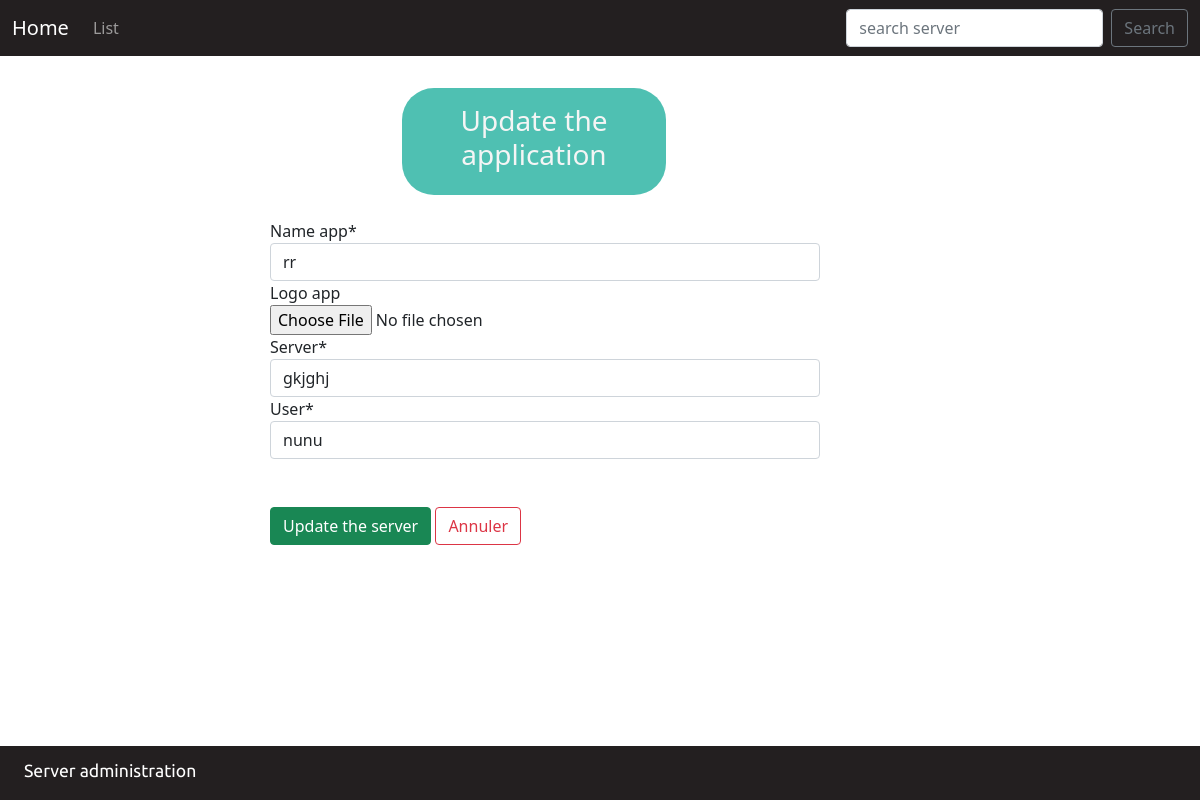
/update_applications/4, run on the app's committed database.
### crud_main/models.py (models this page shows, shortened)
class application(models.Model):
    app_id = models.UUIDField(default=uuid.uuid4, unique=True, blank=False, primary_key=False, editable=False)
    name_app = models.CharField(max_length=45)
    logo_app = models.ImageField(null = True, blank = True)
    server = models.ForeignKey(server, on_delete=models.CASCADE)
    user = models.ForeignKey("user", on_delete=models.CASCADE)
    class Meta:
        ordering = ["name_app"]
        verbose_name_plural = "Apps"

class server(models.Model):
    server_id = models.UUIDField(default=uuid.uuid4, unique=True, primary_key=True, editable=False)
    name = models.CharField(max_length=45)
    type_of_server = models.ForeignKey(type_of_server, on_delete=models.CASCADE)
    processor_number = models.CharField(max_length=45, blank=False)
    memory_capacity = models.CharField(max_length=45)
    storage_capacity = models.CharField(max_length=45)
    class Meta:
        ordering = ["name"]
        verbose_name_plural = "Servers"
    def __str__(self):
        return self.name

class user(models.Model):
    user_id = models.UUIDField(default=uuid.uuid4, unique=True, primary_key=True, editable=False)
    user_name = models.CharField(max_length=45)
    sur_name = models.CharField(max_length=45)
    email = models.EmailField()
    class Meta:
        ordering = ["user_id"]
        verbose_name_plural = "Users"
    def __str__(self):
        return self.user_name

### crud_main/views.py (the view)
# urls.py: path('update_applications/<applications_id>', views.update_applications, name = "update_applications"),
def update_applications(request, applications_id):
    updateObject = application.objects.get(pk=applications_id)
    form = applicationsForm(request.POST or None, instance=updateObject)
    if form.is_valid():
        form.save()
        return redirect('crud_main:list')
    return render(request, 'crud_main/update_applications.html', {'updateObject':updateObject, 'form':form} )

### crud_main/forms.py
class applicationsForm(ModelForm):
    class Meta:
        model = application
        fields = '__all__'

### crud_main/templates/crud_main/update_applications.html (shortened to what this page needs)
{% extends 'base.html' %}
{% load crispy_forms_tags %}
{% block content %}
<div class="lol">
    <center>
        <section class="tete">
            <h3> Update the application {{application}} </h3>
        </section>
    </center>
    <form action="" method="post">
            <div class="form-row">
                <div class="form-group col-sm-6 col-md-10">
                    {{ form.name_app|as_crispy_field }}
                </div>
            </div>
            <div class="form-row">
                <div class="form-group col-sm-6 col-md-10">
                    {{ form.logo_app|as_crispy_field }}
                </div>
            </div>
            <div class="form-row">
                <div class="form-group col-sm-6 col-md-10">
                    {{ form.server|as_crispy_field }}
                </div>
            </div>
            <div class="form-row">
                <div class="form-group col-sm-6 col-md-10">
                    {{ form.user|as_crispy_field }}
                </div>
            </div>
        <br></br>
        <input class="btn btn-success" type="submit" value="Update the server">
        <a class="btn btn-outline-danger" href="{% url 'crud_main:list' %}">Annuler</a>
    </form>
</div>
{% endblock %}

### crud/static/lol.css (style rules this page uses)
body { background-color: #FFF4E9; }
.lol { margin:auto; width:55%; }
.tete { margin-left:-20%; margin-top: 2em; width: 40%; border-radius: 2em; background-color: #4fc0b2; color:rgb(245, 245, 245); padding-top:1em ; padding-bottom: 1em; }

### data on the page
application: name_app "rr"
server: server "gkjghj"
user: user "nunu"
